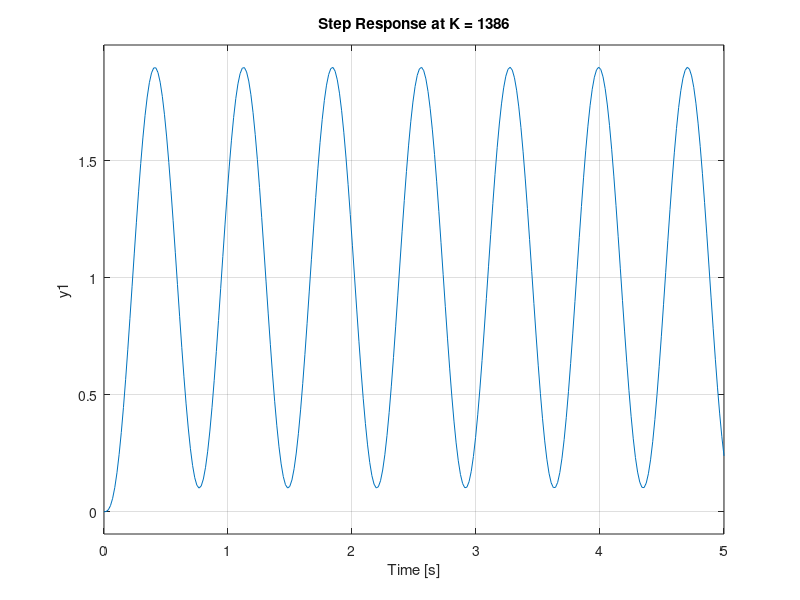

The MATLAB source for this figure:
K = 1386; %18*77
s = tf('s');
G = 1/(s*(s+7)*(s+11));
step(feedback(K*G, 1));
title('Step Response at K = 1386');
grid on;
